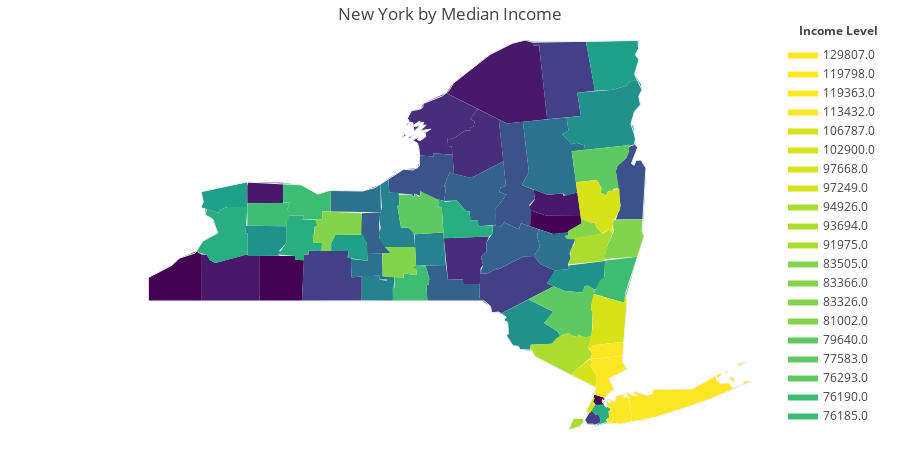

This figure's notebook cell:
### Markdown cell above
# `Distribution of Income by State`

### Code cell
state = 'New York'
df_map = df[df['Location'].str.contains(state)]


fig = ff.create_choropleth(fips=df_map.fips,
    scope=[state],
    values=df_map.median_family_income,
    show_state_data=True,
    show_hover = True,
    title_text = f'{state} by Median Income',
    legend_title = 'Income Level')

fig.layout.template=None
    
fig.show()

### Figure 1 — Plotly figure (JSON) as saved in the notebook; plotly's stock layout.template omitted (floating-point values rounded to 4 significant figures; data arrays with more than 128 entries replaced by an {"elided": "..."} marker saying what was removed)
{"data": [{"fill": "toself", "fillcolor": "rgb(68, 1, 84)", "hoverinfo": "none", "line": {"color": "rgb(0, 0, 0)", "width": 0}, "mode": "lines", "name": "43998.0", "type": "scatter", "x": [-73.77, -73.77, -73.77, -73.77, -73.77, null, -73.93, -73.92, -73.78, -73.78, -73.82, -73.79, -73.89, -73.93, null], "y": [40.86, 40.86, 40.84, 40.85, 40.86, null, 40.83, 40.92, 40.88, 40.84, 40.85, 40.8, 40.79, 40.83, null]}, {"fill": "toself", "fillcolor": "rgb(68, 1, 84)", "hoverinfo": "none", "line": {"color": "rgb(0, 0, 0)", "width": 0}, "mode": "lines", "name": "56427.0", "type": "scatter", "x": [-74.76, -74.76, -74.54, -74.1, -74.08, -74.29, -74.45, -74.76, -74.76, null], "y": [42.89, 43.05, 42.99, 42.98, 42.9, 42.78, 42.77, 42.86, 42.89, null]}, {"fill": "toself", "fillcolor": "rgb(68, 1, 84)", "hoverinfo": "none", "line": {"color": "rgb(0, 0, 0)", "width": 0}, "mode": "lines", "name": "57761.0", "type": "scatter", "x": [-78.31, -78.31, -77.84, -77.84, -77.72, -77.75, -78.31, -78.31, null], "y": [42.23, 42.52, 42.52, 42.47, 42.47, 42.0, 42.0, 42.23, null]}, {"fill": "toself", "fillcolor": "rgb(68, 1, 84)", "hoverinfo": "none", "line": {"color": "rgb(0, 0, 0)", "width": 0}, "mode": "lines", "name": "58927.0", "type": "scatter", "x": [-79.76, -79.76, -79.45, -79.35, -79.14, -79.06, -79.06, -79.76, -79.76, null], "y": [42.24, 42.27, 42.41, 42.49, 42.57, 42.54, 42.0, 42.0, 42.24, null]}, {"fill": "toself", "fillcolor": "rgb(72, 24, 106)", "hoverinfo": "none", "line": {"color": "rgb(0, 0, 0)", "width": 0}, "mode": "lines", "name": "59384.0", "type": "scatter", "x": [-78.47, -78.45, -78.0, -78.0, -78.47, -78.47, null], "y": [43.33, 43.37, 43.37, 43.13, 43.13, 43.33, null]}, {"fill": "toself", "fillcolor": "rgb(72, 24, 106)", "hoverinfo": "none", "line": {"color": "rgb(0, 0, 0)", "width": 0}, "mode": "lines", "name": "59547.0", "type": "scatter", "x": [-79.06, -79.06, -79.0, -78.96, -78.88, -78.49, -78.31, -78.31, -79.06, -79.06, null], "y": [42.08, 42.54, 42.53, 42.47, 42.44, 42.53, 42.52, 42.0, 42.0, 42.08, null]}, {"fill": "toself", "fillcolor": "rgb(72, 24, 106)", "hoverinfo": "none", "line": {"color": "rgb(0, 0, 0)", "width": 0}, "mode": "lines", "name": "60146.0", "type": "scatter", "x": [-75.86, -75.77, -75.31, -74.99, -74.8, -74.73, -74.72, -74.64, -74.54, -75.06, -75.86, null], "y": [44.4, 44.52, 44.84, 44.98, 45.01, 44.99, 44.95, 44.95, 44.1, 44.05, 44.4, null]}, {"fill": "toself", "fillcolor": "rgb(72, 24, 106)", "hoverinfo": "none", "line": {"color": "rgb(0, 0, 0)", "width": 0}, "mode": "lines", "name": "60973.0", "type": "scatter", "x": [-74.77, -74.7, -74.71, -74.53, -74.33, -74.32, -74.14, -74.1, -74.54, -74.76, -74.77, null], "y": [43.08, 43.17, 43.29, 43.23, 43.24, 43.21, 43.25, 42.98, 42.99, 43.05, 43.08, null]}, {"fill": "toself", "fillcolor": "rgb(71, 45, 123)", "hoverinfo": "none", "line": {"color": "rgb(0, 0, 0)", "width": 0}, "mode": "lines", "name": "61186.0", "type": "scatter", "x": [-75.89, -75.3, -75.33, -75.33, -75.4, -75.37, -75.41, -75.42, -75.64, -75.64, -75.84, -75.89, null], "y": [42.72, 42.74, 42.67, 42.57, 42.51, 42.42, 42.38, 42.2, 42.2, 42.25, 42.24, 42.72, null]}, {"fill": "toself", "fillcolor": "rgb(71, 45, 123)", "hoverinfo": "none", "line": {"color": "rgb(0, 0, 0)", "width": 0}, "mode": "lines", "name": "61202.0", "type": "scatter", "x": [-75.85, -75.84, -75.76, -75.6, -75.54, -75.55, -75.5, -75.48, -75.55, -75.45, -75.17, -75.11, -75.53, -75.76, -75.79, -75.85, -75.85, null], "y": [43.82, 43.88, 43.88, 43.97, 43.97, 44.01, 44.01, 44.07, 44.1, 44.22, 44.1, 43.62, 43.42, 43.47, 43.79, 43.79, 43.82, null]}, {"fill": "toself", "fillcolor": "rgb(71, 45, 123)", "hoverinfo": "none", "line": {"color": "rgb(0, 0, 0)", "width": 0}, "mode": "lines", "name": "61483.0", "type": "scatter", "x": [-76.15, -76.14, -76.14, -76.14, -76.15, null, -76.19, -76.17, -76.17, -76.18, -76.19, null, -76.34, -76.33, -76.32, -76.32, -76.34, null, -76.36, -76.35, -76.3, -76.33, -76.36, null, -76.37, -76.31, -76.19, -76.16, -75.86, -75.45, -75.55, -75.48, -75.5, -75.55, -75.54, -75.6, -75.76, -75.84, -75.85, -75.79, -75.77, -76.03, -76.02, -76.2, -76.23, -76.3, -76.21, -76.24, -76.2, -76.13, -76.13, -76.06, -76.2, -76.12, -76.17, -76.16, -76.21, -76.2, -76.27, -76.28, -76.2, -76.28, -76.3, -76.36, -76.34, -76.37, null, -76.37, -76.37, -76.36, -76.37, -76.37, null, -76.38, -76.37, -76.34, -76.36, -76.38, null, -76.4, -76.39, -76.39, -76.4, -76.4, null, -76.45, -76.41, -76.38, -76.4, -76.45, null], "y": [43.94, 43.94, 43.94, 43.94, 43.94, null, 44.01, 44.02, 44.02, 44.02, 44.01, null, 44.03, 44.04, 44.05, 44.03, 44.03, null, 43.88, 43.89, 43.92, 43.88, 43.88, null, 44.1, 44.2, 44.22, 44.28, 44.4, 44.22, 44.1, 44.07, 44.01, 44.01, 43.97, 43.97, 43.88, 43.88, 43.79, 43.79, 43.69, 43.71, 43.67, 43.68, 43.82, 43.86, 43.9, 43.86, 43.85, 43.9, 43.95, 43.99, 43.97, 44.03, 44.03, 44.06, 44.06, 44.08, 44.04, 44.02, 44.03, 43.96, 44.06, 44.07, 44.09, 44.1, null, 43.87, 43.88, 43.88, 43.88, 43.87, null, 44.04, 44.05, 44.05, 44.03, 44.04, null, 43.88, 43.89, 43.89, 43.88, 43.88, null, 43.89, 43.92, 43.92, 43.9, 43.89, null]}, {"fill": "toself", "fillcolor": "rgb(66, 64, 134)", "hoverinfo": "none", "line": {"color": "rgb(0, 0, 0)", "width": 0}, "mode": "lines", "name": "61863.0", "type": "scatter", "x": [-75.42, -75.42, -75.31, -75.19, -75.2, -74.84, -74.71, -74.62, -74.43, -74.54, -74.45, -75.15, -75.17, -75.26, -75.28, -75.4, -75.42, null], "y": [42.06, 42.31, 42.32, 42.38, 42.36, 42.51, 42.52, 42.42, 42.35, 42.2, 42.17, 41.85, 41.87, 41.86, 41.94, 42.01, 42.06, null]}, {"fill": "toself", "fillcolor": "rgb(66, 64, 134)", "hoverinfo": "none", "line": {"color": "rgb(0, 0, 0)", "width": 0}, "mode": "lines", "name": "63212.0", "type": "scatter", "x": [-77.75, -77.72, -77.66, -77.66, -77.14, -77.15, -77.11, -77.1, -76.97, -76.97, -77.75, -77.75, null], "y": [42.03, 42.54, 42.54, 42.58, 42.58, 42.5, 42.51, 42.27, 42.28, 42.0, 42.0, 42.03, null]}, {"fill": "toself", "fillcolor": "rgb(66, 64, 134)", "hoverinfo": "none", "line": {"color": "rgb(0, 0, 0)", "width": 0}, "mode": "lines", "name": "63530.0", "type": "scatter", "x": [-74.73, -74.03, -73.91, -74.14, -74.09, -74.54, -74.64, -74.72, -74.73, null], "y": [44.99, 45.0, 44.43, 44.41, 44.14, 44.1, 44.95, 44.95, 44.99, null]}, {"fill": "toself", "fillcolor": "rgb(66, 64, 134)", "hoverinfo": "none", "line": {"color": "rgb(0, 0, 0)", "width": 0}, "mode": "lines", "name": "63925.0", "type": "scatter", "x": [-74.04, -73.96, -73.9, -73.87, -73.83, -73.85, -73.93, -74.01, -74.04, null], "y": [40.63, 40.74, 40.68, 40.7, 40.63, 40.59, 40.57, 40.57, 40.63, null]}, {"fill": "toself", "fillcolor": "rgb(59, 82, 139)", "hoverinfo": "none", "line": {"color": "rgb(0, 0, 0)", "width": 0}, "mode": "lines", "name": "64563.0", "type": "scatter", "x": [-76.62, -76.42, -76.23, -76.2, -76.02, -76.03, -75.77, -75.76, -75.81, -75.89, -75.86, -75.88, -76.08, -76.2, -76.2, -76.27, -76.28, -76.31, -76.61, -76.62, null], "y": [43.42, 43.52, 43.53, 43.68, 43.67, 43.71, 43.69, 43.47, 43.48, 43.33, 43.32, 43.16, 43.2, 43.27, 43.21, 43.24, 43.2, 43.23, 43.25, 43.42, null]}, {"fill": "toself", "fillcolor": "rgb(59, 82, 139)", "hoverinfo": "none", "line": {"color": "rgb(0, 0, 0)", "width": 0}, "mode": "lines", "name": "65182.0", "type": "scatter", "x": [-73.64, -73.61, -73.49, -73.47, -73.38, -73.35, -73.43, -73.4, -73.37, -73.31, -73.24, -73.27, -73.64, -73.57, -73.64, null], "y": [43.5, 43.56, 43.65, 43.78, 43.81, 43.77, 43.59, 43.57, 43.62, 43.63, 43.53, 42.94, 42.94, 43.1, 43.5, null]}, {"fill": "toself", "fillcolor": "rgb(59, 82, 139)", "hoverinfo": "none", "line": {"color": "rgb(0, 0, 0)", "width": 0}, "mode": "lines", "name": "65612.0", "type": "scatter", "x": [-75.22, -75.07, -75.16, -75.15, -75.08, -75.17, -75.06, -74.85, -74.78, -74.87, -74.71, -74.7, -74.77, -74.74, -74.76, -74.88, -74.91, -75.1, -75.14, -75.21, -75.22, null], "y": [43.05, 43.23, 43.26, 43.3, 43.33, 44.1, 44.05, 44.07, 43.49, 43.34, 43.29, 43.18, 43.11, 43.01, 42.86, 42.9, 42.82, 42.91, 42.86, 42.86, 43.05, null]}, {"fill": "toself", "fillcolor": "rgb(51, 99, 141)", "hoverinfo": "none", "line": {"color": "rgb(0, 0, 0)", "width": 0}, "mode": "lines", "name": "66399.0", "type": "scatter", "x": [-75.42, -75.37, -75.4, -75.33, -75.33, -75.25, -75.24, -75.14, -75.1, -74.91, -74.88, -74.65, -74.67, -74.63, -74.71, -74.84, -75.2, -75.19, -75.31, -75.42, null], "y": [42.31, 42.41, 42.51, 42.57, 42.67, 42.79, 42.88, 42.86, 42.91, 42.82, 42.9, 42.83, 42.75, 42.63, 42.52, 42.51, 42.36, 42.38, 42.32, 42.31, null]}, {"fill": "toself", "fillcolor": "rgb(51, 99, 141)", "hoverinfo": "none", "line": {"color": "rgb(0, 0, 0)", "width": 0}, "mode": "lines", "name": "67208.0", "type": "scatter", "x": [-76.98, -76.96, -76.71, -76.74, -76.73, -76.59, -76.9, -76.9, -76.98, -76.98, null], "y": [42.86, 43.01, 43.02, 42.95, 42.72, 42.55, 42.54, 42.66, 42.77, 42.86, null]}, {"fill": "toself", "fillcolor": "rgb(51, 99, 141)", "hoverinfo": "none", "line": {"color": "rgb(0, 0, 0)", "width": 0}, "mode": "lines", "name": "67342.0", "type": "scatter", "x": [-76.13, -75.86, -75.84, -75.64, -75.64, -75.42, -75.42, -75.36, -76.11, -76.12, -76.09, -76.08, -76.13, null], "y": [42.41, 42.42, 42.24, 42.25, 42.2, 42.2, 42.04, 42.0, 42.0, 42.19, 42.19, 42.26, 42.41, null]}, {"fill": "toself", "fillcolor": "rgb(51, 99, 141)", "hoverinfo": "none", "line": {"color": "rgb(0, 0, 0)", "width": 0}, "mode": "lines", "name": "67773.0", "type": "scatter", "x": [-75.89, -75.81, -75.53, -75.11, -75.08, -75.15, -75.16, -75.07, -75.22, -75.2, -75.44, -75.44, -75.54, -75.55, -75.6, -75.72, -75.88, -75.86, -75.89, null], "y": [43.33, 43.48, 43.42, 43.62, 43.33, 43.3, 43.26, 43.23, 43.05, 42.88, 42.86, 42.93, 42.93, 43.04, 43.04, 43.16, 43.16, 43.32, 43.33, null]}, {"fill": "toself", "fillcolor": "rgb(44, 114, 142)", "hoverinfo": "none", "line": {"color": "rgb(0, 0, 0)", "width": 0}, "mode": "lines", "name": "67777.0", "type": "scatter", "x": [-77.38, -76.95, -76.72, -76.71, -77.37, -77.38, null], "y": [43.28, 43.27, 43.34, 43.02, 43.03, 43.28, null]}, {"fill": "toself", "fillcolor": "rgb(44, 114, 142)", "hoverinfo": "none", "line": {"color": "rgb(0, 0, 0)", "width": 0}, "mode": "lines", "name": "67979.0", "type": "scatter", "x": [-74.71, -74.63, -74.67, -74.65, -74.45, -74.26, -74.26, -74.31, -74.27, -74.16, -74.24, -74.23, -74.26, -74.24, -74.28, -74.44, -74.62, -74.71, null], "y": [42.52, 42.63, 42.75, 42.83, 42.77, 42.8, 42.76, 42.75, 42.71, 42.72, 42.55, 42.5, 42.42, 42.38, 42.36, 42.36, 42.42, 42.52, null]}, {"fill": "toself", "fillcolor": "rgb(44, 114, 142)", "hoverinfo": "none", "line": {"color": "rgb(0, 0, 0)", "width": 0}, "mode": "lines", "name": "68250.0", "type": "scatter", "x": [-74.87, -74.78, -74.85, -74.28, -74.26, -74.34, -74.21, -74.15, -74.05, -74.06, -74.21, -74.14, -74.29, -74.33, -74.53, -74.87, null], "y": [43.34, 43.49, 44.07, 44.12, 43.97, 43.93, 43.81, 43.83, 43.8, 43.74, 43.73, 43.25, 43.22, 43.24, 43.23, 43.34, null]}, {"fill": "toself", "fillcolor": "rgb(44, 114, 142)", "hoverinfo": "none", "line": {"color": "rgb(0, 0, 0)", "width": 0}, "mode": "lines", "name": "68400.0", "type": "scatter", "x": [-77.11, -76.89, -76.9, -76.7, -76.69, -76.62, -76.62, -76.73, -76.73, -77.1, -77.11, null], "y": [42.48, 42.46, 42.54, 42.55, 42.28, 42.28, 42.25, 42.25, 42.29, 42.27, 42.48, null]}, {"fill": "toself", "fillcolor": "rgb(38, 130, 142)", "hoverinfo": "none", "line": {"color": "rgb(0, 0, 0)", "width": 0}, "mode": "lines", "name": "68737.0", "type": "scatter", "x": [-76.97, -76.96, -76.73, -76.73, -76.64, -76.62, -76.54, -76.56, -76.97, -76.97, null], "y": [42.14, 42.29, 42.29, 42.25, 42.23, 42.28, 42.28, 42.0, 42.0, 42.14, null]}, {"fill": "toself", "fillcolor": "rgb(38, 130, 142)", "hoverinfo": "none", "line": {"color": "rgb(0, 0, 0)", "width": 0}, "mode": "lines", "name": "69068.0", "type": "scatter", "x": [-76.27, -75.9, -75.86, -76.25, -76.27, null], "y": [42.77, 42.79, 42.42, 42.41, 42.77, null]}, {"fill": "toself", "fillcolor": "rgb(38, 130, 142)", "hoverinfo": "none", "line": {"color": "rgb(0, 0, 0)", "width": 0}, "mode": "lines", "name": "69112.0", "type": "scatter", "x": [-76.74, -76.72, -76.74, -76.7, -76.72, -76.62, -76.61, -76.48, -76.47, -76.5, -76.45, -76.36, -76.29, -76.27, -76.67, -76.73, -76.74, null], "y": [42.79, 42.84, 42.95, 43.08, 43.34, 43.42, 43.25, 43.26, 43.1, 43.1, 42.85, 42.85, 42.79, 42.62, 42.62, 42.71, 42.79, null]}, {"fill": "toself", "fillcolor": "rgb(33, 145, 140)", "hoverinfo": "none", "line": {"color": "rgb(0, 0, 0)", "width": 0}, "mode": "lines", "name": "69266.0", "type": "scatter", "x": [-74.34, -74.26, -74.28, -74.09, -74.14, -73.67, -73.5, -73.46, -73.34, -73.31, -73.29, -73.33, -73.31, -73.39, -73.44, -73.41, -73.38, -74.06, -74.05, -74.15, -74.21, -74.34, null], "y": [43.93, 43.97, 44.12, 44.14, 44.41, 44.44, 44.49, 44.54, 44.55, 44.5, 44.44, 44.36, 44.27, 44.19, 44.05, 44.02, 43.81, 43.74, 43.8, 43.83, 43.81, 43.93, null]}, {"fill": "toself", "fillcolor": "rgb(33, 145, 140)", "hoverinfo": "none", "line": {"color": "rgb(0, 0, 0)", "width": 0}, "mode": "lines", "name": "69770.0", "type": "scatter", "x": [-75.15, -74.78, -74.45, -74.58, -74.4, -74.36, -74.48, -74.75, -74.76, -74.89, -74.91, -74.98, -75.07, -75.04, -75.05, -75.1, -75.07, -75.15, null], "y": [41.85, 42.02, 41.88, 41.75, 41.64, 41.59, 41.5, 41.49, 41.42, 41.44, 41.48, 41.48, 41.61, 41.62, 41.75, 41.77, 41.81, 41.85, null]}, {"fill": "toself", "fillcolor": "rgb(33, 145, 140)", "hoverinfo": "none", "line": {"color": "rgb(0, 0, 0)", "width": 0}, "mode": "lines", "name": "69951.0", "type": "scatter", "x": [-78.49, -78.49, -77.95, -77.96, -78.05, -78.03, -78.06, -78.04, -78.46, -78.46, -78.49, null], "y": [42.78, 42.87, 42.86, 42.67, 42.58, 42.57, 42.54, 42.52, 42.52, 42.78, 42.78, null]}, {"fill": "toself", "fillcolor": "rgb(33, 145, 140)", "hoverinfo": "none", "line": {"color": "rgb(0, 0, 0)", "width": 0}, "mode": "lines", "name": "70062.0", "type": "scatter", "x": [-74.51, -74.44, -74.28, -74.24, -74.25, -73.84, -73.78, -73.78, -73.79, -73.91, -74.0, -74.04, -74.07, -74.31, -74.54, -74.51, null], "y": [42.24, 42.36, 42.36, 42.38, 42.41, 42.46, 42.46, 42.46, 42.27, 42.13, 42.18, 42.17, 42.1, 42.11, 42.2, 42.24, null]}, {"fill": "toself", "fillcolor": "rgb(31, 160, 136)", "hoverinfo": "none", "line": {"color": "rgb(0, 0, 0)", "width": 0}, "mode": "lines", "name": "70470.0", "type": "scatter", "x": [-74.03, -73.34, -73.34, -73.38, -73.33, -73.39, -73.34, -73.46, -73.5, -73.67, -73.91, -74.03, null], "y": [45.0, 45.01, 44.92, 44.85, 44.79, 44.62, 44.55, 44.54, 44.49, 44.44, 44.43, 45.0, null]}, {"fill": "toself", "fillcolor": "rgb(31, 160, 136)", "hoverinfo": "none", "line": {"color": "rgb(0, 0, 0)", "width": 0}, "mode": "lines", "name": "70643.0", "type": "scatter", "x": [-77.37, -77.31, -76.95, -76.9, -76.89, -77.14, -77.14, -77.37, -77.37, null], "y": [42.67, 42.76, 42.76, 42.66, 42.46, 42.49, 42.58, 42.58, 42.67, null]}, {"fill": "toself", "fillcolor": "rgb(31, 160, 136)", "hoverinfo": "none", "line": {"color": "rgb(0, 0, 0)", "width": 0}, "mode": "lines", "name": "71366.0", "type": "scatter", "x": [-79.08, -79.04, -79.07, -78.47, -78.47, -78.73, -78.83, -78.84, -79.08, null], "y": [43.08, 43.14, 43.26, 43.37, 43.08, 43.09, 43.05, 43.02, 43.08, null]}, {"fill": "toself", "fillcolor": "rgb(40, 174, 128)", "hoverinfo": "none", "line": {"color": "rgb(0, 0, 0)", "width": 0}, "mode": "lines", "name": "72230.0", "type": "scatter", "x": [-78.06, -77.96, -77.96, -77.91, -77.73, -77.73, -77.76, -77.57, -77.55, -77.59, -77.6, -77.49, -77.49, -77.66, -77.66, -77.72, -77.72, -77.84, -77.84, -78.06, null], "y": [42.54, 42.67, 42.91, 42.99, 42.99, 42.95, 42.94, 42.94, 42.87, 42.85, 42.67, 42.67, 42.58, 42.58, 42.54, 42.54, 42.47, 42.47, 42.52, 42.54, null]}, {"fill": "toself", "fillcolor": "rgb(40, 174, 128)", "hoverinfo": "none", "line": {"color": "rgb(0, 0, 0)", "width": 0}, "mode": "lines", "name": "73004.0", "type": "scatter", "x": [-73.96, -73.91, -73.82, -73.7, -73.73, -73.72, -73.77, -73.74, -73.94, -73.85, -73.83, -73.87, -73.9, -73.96, null], "y": [40.74, 40.8, 40.81, 40.75, 40.72, 40.65, 40.62, 40.59, 40.54, 40.59, 40.63, 40.7, 40.68, 40.74, null]}, {"fill": "toself", "fillcolor": "rgb(40, 174, 128)", "hoverinfo": "none", "line": {"color": "rgb(0, 0, 0)", "width": 0}, "mode": "lines", "name": "73102.0", "type": "scatter", "x": [-75.99, -75.87, -75.72, -75.6, -75.55, -75.54, -75.44, -75.44, -75.25, -75.25, -75.3, -75.89, -75.92, -75.98, -75.95, -75.99, null], "y": [43.19, 43.15, 43.16, 43.04, 43.04, 42.93, 42.93, 42.86, 42.87, 42.79, 42.74, 42.72, 43.09, 43.09, 43.13, 43.19, null]}, {"fill": "toself", "fillcolor": "rgb(40, 174, 128)", "hoverinfo": "none", "line": {"color": "rgb(0, 0, 0)", "width": 0}, "mode": "lines", "name": "75121.0", "type": "scatter", "x": [-79.14, -79.05, -78.85, -78.92, -79.02, -79.02, -78.84, -78.83, -78.73, -78.46, -78.49, -78.46, -78.46, -78.88, -78.96, -79.0, -79.14, null], "y": [42.57, 42.69, 42.78, 42.95, 42.99, 43.07, 43.02, 43.05, 43.09, 43.09, 42.78, 42.78, 42.54, 42.44, 42.47, 42.53, 42.57, null]}, {"fill": "toself", "fillcolor": "rgb(63, 188, 115)", "hoverinfo": "none", "line": {"color": "rgb(0, 0, 0)", "width": 0}, "mode": "lines", "name": "75333.0", "type": "scatter", "x": [-76.56, -76.54, -76.54, -76.42, -76.42, -76.25, -76.24, -76.3, -76.29, -76.12, -76.08, -76.09, -76.12, -76.11, -76.56, -76.56, null], "y": [42.15, 42.16, 42.28, 42.26, 42.32, 42.3, 42.36, 42.38, 42.41, 42.4, 42.26, 42.19, 42.19, 42.0, 42.0, 42.15, null]}, {"fill": "toself", "fillcolor": "rgb(63, 188, 115)", "hoverinfo": "none", "line": {"color": "rgb(0, 0, 0)", "width": 0}, "mode": "lines", "name": "75969.0", "type": "scatter", "x": [-78.47, -77.91, -77.95, -77.9, -77.91, -77.96, -77.95, -78.46, -78.47, null], "y": [43.13, 43.13, 43.04, 43.04, 42.95, 42.91, 42.86, 42.87, 43.13, null]}, {"fill": "toself", "fillcolor": "rgb(63, 188, 115)", "hoverinfo": "none", "line": {"color": "rgb(0, 0, 0)", "width": 0}, "mode": "lines", "name": "76185.0", "type": "scatter", "x": [-78.0, -78.0, -77.76, -77.55, -77.38, -77.37, -77.49, -77.48, -77.76, -77.73, -77.73, -77.91, -77.9, -77.95, -77.91, -78.0, null], "y": [43.14, 43.37, 43.34, 43.24, 43.28, 43.03, 43.03, 42.94, 42.94, 42.95, 42.99, 42.99, 43.04, 43.04, 43.13, 43.14, null]}, {"fill": "toself", "fillcolor": "rgb(63, 188, 115)", "hoverinfo": "none", "line": {"color": "rgb(0, 0, 0)", "width": 0}, "mode": "lines", "name": "76190.0", "type": "scatter", "x": [-73.93, -73.85, -73.78, -73.78, -73.35, -73.53, -73.93, null], "y": [42.08, 42.23, 42.28, 42.46, 42.51, 41.98, 42.08, null]}, {"fill": "toself", "fillcolor": "rgb(94, 201, 98)", "hoverinfo": "none", "line": {"color": "rgb(0, 0, 0)", "width": 0}, "mode": "lines", "name": "76293.0", "type": "scatter", "x": [-74.21, -73.5, -73.44, -73.47, -73.46, -73.49, -73.61, -73.64, -73.59, -73.67, -73.67, -73.73, -73.77, -73.83, -73.82, -73.88, -74.16, -74.21, null], "y": [43.73, 43.8, 43.8, 43.78, 43.73, 43.65, 43.56, 43.5, 43.31, 43.29, 43.26, 43.27, 43.22, 43.25, 43.3, 43.4, 43.37, 43.73, null]}, {"fill": "toself", "fillcolor": "rgb(94, 201, 98)", "hoverinfo": "none", "line": {"color": "rgb(0, 0, 0)", "width": 0}, "mode": "lines", "name": "77583.0", "type": "scatter", "x": [-76.5, -76.47, -76.48, -76.31, -76.28, -76.27, -76.22, -76.19, -76.2, -75.99, -75.95, -75.98, -75.92, -75.9, -76.27, -76.36, -76.45, -76.5, null], "y": [43.1, 43.1, 43.23, 43.23, 43.2, 43.24, 43.2, 43.22, 43.27, 43.18, 43.13, 43.09, 43.09, 42.79, 42.77, 42.85, 42.85, 43.1, null]}, {"fill": "toself", "fillcolor": "rgb(94, 201, 98)", "hoverinfo": "none", "line": {"color": "rgb(0, 0, 0)", "width": 0}, "mode": "lines", "name": "79640.0", "type": "scatter", "x": [-74.78, -74.45, -74.31, -74.07, -74.04, -74.0, -73.91, -73.96, -73.94, -73.95, -74.05, -74.13, -74.13, -74.19, -74.26, -74.37, -74.4, -74.58, -74.45, -74.78, null], "y": [42.02, 42.17, 42.11, 42.1, 42.17, 42.18, 42.13, 41.91, 41.87, 41.59, 41.58, 41.62, 41.58, 41.59, 41.63, 41.59, 41.64, 41.75, 41.88, 42.02, null]}, {"fill": "toself", "fillcolor": "rgb(132, 212, 75)", "hoverinfo": "none", "line": {"color": "rgb(0, 0, 0)", "width": 0}, "mode": "lines", "name": "81002.0", "type": "scatter", "x": [-77.61, -77.59, -77.59, -77.55, -77.58, -77.48, -77.49, -76.96, -76.97, -77.31, -77.37, -77.37, -77.49, -77.49, -77.6, -77.61, null], "y": [42.76, 42.76, 42.85, 42.87, 42.94, 42.94, 43.03, 43.01, 42.76, 42.76, 42.67, 42.58, 42.58, 42.67, 42.67, 42.76, null]}, {"fill": "toself", "fillcolor": "rgb(132, 212, 75)", "hoverinfo": "none", "line": {"color": "rgb(0, 0, 0)", "width": 0}, "mode": "lines", "name": "83326.0", "type": "scatter", "x": [-76.7, -76.59, -76.67, -76.27, -76.25, -76.3, -76.24, -76.25, -76.42, -76.42, -76.69, -76.7, null], "y": [42.55, 42.55, 42.62, 42.62, 42.41, 42.39, 42.36, 42.3, 42.32, 42.26, 42.28, 42.55, null]}, {"fill": "toself", "fillcolor": "rgb(132, 212, 75)", "hoverinfo": "none", "line": {"color": "rgb(0, 0, 0)", "width": 0}, "mode": "lines", "name": "83366.0", "type": "scatter", "x": [-74.31, -74.25, -74.26, -74.08, -74.09, -73.96, -73.9, -73.9, -73.81, -74.2, -74.27, -74.31, null], "y": [42.75, 42.76, 42.81, 42.9, 42.96, 42.9, 42.91, 42.85, 42.78, 42.71, 42.71, 42.75, null]}, {"fill": "toself", "fillcolor": "rgb(132, 212, 75)", "hoverinfo": "none", "line": {"color": "rgb(0, 0, 0)", "width": 0}, "mode": "lines", "name": "83505.0", "type": "scatter", "x": [-73.79, -73.76, -73.66, -73.68, -73.66, -73.27, -73.29, -73.26, -73.35, -73.79, null], "y": [42.48, 42.61, 42.81, 42.89, 42.93, 42.94, 42.8, 42.75, 42.51, 42.48, null]}, {"fill": "toself", "fillcolor": "rgb(173, 220, 48)", "hoverinfo": "none", "line": {"color": "rgb(0, 0, 0)", "width": 0}, "mode": "lines", "name": "91975.0", "type": "scatter", "x": [-74.26, -74.23, -74.23, -74.17, -74.18, -73.81, -73.73, -73.68, -73.76, -73.78, -74.26, null], "y": [42.42, 42.5, 42.58, 42.67, 42.73, 42.78, 42.82, 42.78, 42.61, 42.46, 42.42, null]}, {"fill": "toself", "fillcolor": "rgb(173, 220, 48)", "hoverinfo": "none", "line": {"color": "rgb(0, 0, 0)", "width": 0}, "mode": "lines", "name": "93694.0", "type": "scatter", "x": [-74.76, -74.75, -74.48, -74.42, -74.26, -74.19, -74.13, -74.13, -74.05, -73.95, -74.0, -73.95, -73.96, -74.23, -74.7, -74.76, null], "y": [41.45, 41.49, 41.5, 41.57, 41.63, 41.59, 41.58, 41.62, 41.58, 41.59, 41.46, 41.4, 41.35, 41.14, 41.36, 41.45, null]}, {"fill": "toself", "fillcolor": "rgb(173, 220, 48)", "hoverinfo": "none", "line": {"color": "rgb(0, 0, 0)", "width": 0}, "mode": "lines", "name": "94926.0", "type": "scatter", "x": [-74.16, -74.16, -74.16, -74.16, -74.16, null, -74.26, -74.19, -74.07, -74.05, -74.11, -74.26, null], "y": [40.65, 40.64, 40.64, 40.64, 40.65, null, 40.51, 40.64, 40.64, 40.6, 40.55, 40.51, null]}, {"fill": "toself", "fillcolor": "rgb(216, 226, 25)", "hoverinfo": "none", "line": {"color": "rgb(0, 0, 0)", "width": 0}, "mode": "lines", "name": "97249.0", "type": "scatter", "x": [-74.0, -73.94, -73.94, -73.96, -73.93, -73.53, -73.52, -73.49, -73.53, -73.93, -73.98, -74.0, null], "y": [41.46, 41.68, 41.87, 41.91, 42.08, 41.98, 42.05, 42.05, 41.53, 41.49, 41.44, 41.46, null]}, {"fill": "toself", "fillcolor": "rgb(216, 226, 25)", "hoverinfo": "none", "line": {"color": "rgb(0, 0, 0)", "width": 0}, "mode": "lines", "name": "97668.0", "type": "scatter", "x": [-74.16, -73.88, -73.82, -73.83, -73.77, -73.73, -73.59, -73.58, -73.68, -73.68, -73.73, -73.82, -73.9, -73.9, -73.96, -74.09, -74.16, null], "y": [43.37, 43.4, 43.3, 43.25, 43.22, 43.27, 43.3, 43.06, 42.9, 42.78, 42.82, 42.78, 42.85, 42.91, 42.9, 42.96, 43.37, null]}, {"fill": "toself", "fillcolor": "rgb(216, 226, 25)", "hoverinfo": "none", "line": {"color": "rgb(0, 0, 0)", "width": 0}, "mode": "lines", "name": "102900.0", "type": "scatter", "x": [-74.0, -74.0, -74.0, -74.0, null, -74.0, -74.0, -74.0, -74.0, -74.0, null, -74.01, -74.0, -74.0, -74.0, -74.01, null, -74.01, -74.01, -74.01, -74.01, null, -74.02, -73.93, -73.91, -73.93, -73.91, -73.97, -74.02, null, -74.03, -74.02, -74.01, -74.01, -74.03, null, -74.05, -74.04, -74.04, -74.04, -74.05, null], "y": [40.7, 40.7, 40.7, 40.7, null, 40.7, 40.7, 40.7, 40.7, 40.7, null, 40.69, 40.7, 40.7, 40.69, 40.69, null, 40.69, 40.69, 40.68, 40.69, null, 40.71, 40.88, 40.88, 40.83, 40.79, 40.71, 40.71, null, 40.69, 40.69, 40.69, 40.69, 40.69, null, 40.69, 40.7, 40.7, 40.69, 40.69, null]}, {"fill": "toself", "fillcolor": "rgb(216, 226, 25)", "hoverinfo": "none", "line": {"color": "rgb(0, 0, 0)", "width": 0}, "mode": "lines", "name": "106787.0", "type": "scatter", "x": [-74.23, -73.98, -73.95, -73.97, -73.89, -73.89, -74.23, null], "y": [41.14, 41.32, 41.29, 41.25, 41.14, 41.0, 41.14, null]}, {"fill": "toself", "fillcolor": "rgb(253, 231, 37)", "hoverinfo": "none", "line": {"color": "rgb(0, 0, 0)", "width": 0}, "mode": "lines", "name": "113432.0", "type": "scatter", "x": [-72.04, -72.02, -71.92, -72.0, -72.04, null, -72.14, -72.13, -72.08, -72.09, -72.14, null, -72.21, -72.19, -72.16, -72.2, -72.21, null, -73.5, -73.49, -73.43, -73.36, -73.41, -73.39, -73.23, -73.15, -73.16, -73.12, -72.64, -72.28, -72.23, -72.29, -72.33, -72.32, -72.26, -72.15, -72.1, -71.96, -71.96, -71.86, -72.47, -73.26, -73.42, -73.46, -73.5, null], "y": [41.25, 41.28, 41.29, 41.25, 41.25, null, 41.1, 41.12, 41.1, 41.06, 41.1, null, 41.18, 41.19, 41.19, 41.16, 41.18, null, 40.92, 40.95, 40.91, 40.91, 40.92, 40.96, 40.91, 40.93, 40.97, 40.98, 40.98, 41.16, 41.16, 41.11, 41.13, 41.09, 41.04, 41.05, 40.99, 41.04, 41.07, 41.07, 40.84, 40.62, 40.61, 40.84, 40.92, null]}, {"fill": "toself", "fillcolor": "rgb(253, 231, 37)", "hoverinfo": "none", "line": {"color": "rgb(0, 0, 0)", "width": 0}, "mode": "lines", "name": "119363.0", "type": "scatter", "x": [-73.98, -73.95, -73.98, -73.93, -73.53, -73.54, -73.98, null], "y": [41.32, 41.4, 41.44, 41.49, 41.53, 41.37, 41.32, null]}, {"fill": "toself", "fillcolor": "rgb(253, 231, 37)", "hoverinfo": "none", "line": {"color": "rgb(0, 0, 0)", "width": 0}, "mode": "lines", "name": "119798.0", "type": "scatter", "x": [-73.77, -73.77, -73.77, -73.78, -73.77, null, -73.98, -73.54, -73.55, -73.48, -73.73, -73.66, -73.78, -73.92, -73.89, -73.97, -73.95, -73.98, null], "y": [40.88, 40.89, 40.88, 40.88, 40.88, null, 41.32, 41.37, 41.3, 41.21, 41.1, 40.98, 40.88, 40.92, 41.14, 41.25, 41.29, 41.32, null]}, {"fill": "toself", "fillcolor": "rgb(253, 231, 37)", "hoverinfo": "none", "line": {"color": "rgb(0, 0, 0)", "width": 0}, "mode": "lines", "name": "129807.0", "type": "scatter", "x": [-73.49, -73.49, -73.49, -73.49, null, -73.77, -73.72, -73.73, -73.7, -73.77, -73.75, -73.71, -73.73, -73.65, -73.63, -73.52, -73.54, -73.49, -73.46, -73.42, -73.57, -73.75, -73.74, -73.77, null], "y": [40.92, 40.92, 40.92, 40.92, null, 40.62, 40.65, 40.72, 40.74, 40.81, 40.84, 40.82, 40.87, 40.83, 40.9, 40.92, 40.88, 40.89, 40.87, 40.61, 40.58, 40.58, 40.6, 40.62, null]}, {"hoverinfo": "text", "legendgroup": "centroids", "marker": {"color": "white", "opacity": 0}, "mode": "markers", "name": "US Counties", "selected": {"marker": {"color": "white", "opacity": 1, "size": 3}}, "showlegend": false, "text": ["County: Richmond<br>State: New York<br>FIPS: 36085<br>Value: 94926.0", "County: Richmond<br>State: New York<br>FIPS: 36085<br>Value: 94926.0", "County: Westchester<br>State: New York<br>FIPS: 36119<br>Value: 119798.0", "County: Westchester<br>State: New York<br>FIPS: 36119<br>Value: 119798.0", "County: Bronx<br>State: New York<br>FIPS: 36005<br>Value: 43998.0", "County: Bronx<br>State: New York<br>FIPS: 36005<br>Value: 43998.0", "County: Suffolk<br>State: New York<br>FIPS: 36103<br>Value: 113432.0", "County: Suffolk<br>State: New York<br>FIPS: 36103<br>Value: 113432.0", "County: Suffolk<br>State: New York<br>FIPS: 36103<br>Value: 113432.0", "County: Suffolk<br>State: New York<br>FIPS: 36103<br>Value: 113432.0", "County: Jefferson<br>State: New York<br>FIPS: 36045<br>Value: 61483.0", "County: Jefferson<br>State: New York<br>FIPS: 36045<br>Value: 61483.0", "County: Jefferson<br>State: New York<br>FIPS: 36045<br>Value: 61483.0", "County: Jefferson<br>State: New York<br>FIPS: 36045<br>Value: 61483.0", "County: Jefferson<br>State: New York<br>FIPS: 36045<br>Value: 61483.0", "County: Jefferson<br>State: New York<br>FIPS: 36045<br>Value: 61483.0", "County: Jefferson<br>State: New York<br>FIPS: 36045<br>Value: 61483.0", "County: Jefferson<br>State: New York<br>FIPS: 36045<br>Value: 61483.0", "County: Jefferson<br>State: New York<br>FIPS: 36045<br>Value: 61483.0", "County: Nassau<br>State: New York<br>FIPS: 36059<br>Value: 129807.0", "County: Nassau<br>State: New York<br>FIPS: 36059<br>Value: 129807.0", "County: New York<br>State: New York<br>FIPS: 36061<br>Value: 102900.0", "County: New York<br>State: New York<br>FIPS: 36061<br>Value: 102900.0", "County: New York<br>State: New York<br>FIPS: 36061<br>Value: 102900.0", "County: New York<br>State: New York<br>FIPS: 36061<br>Value: 102900.0", "County: New York<br>State: New York<br>FIPS: 36061<br>Value: 102900.0", "County: New York<br>State: New York<br>FIPS: 36061<br>Value: 102900.0", "County: New York<br>State: New York<br>FIPS: 36061<br>Value: 102900.0", "County: Schoharie<br>State: New York<br>FIPS: 36095<br>Value: 67979.0", "County: Fulton<br>State: New York<br>FIPS: 36035<br>Value: 60973.0", "County: Rensselaer<br>State: New York<br>FIPS: 36083<br>Value: 83505.0", "County: Franklin<br>State: New York<br>FIPS: 36033<br>Value: 63530.0", "County: Queens<br>State: New York<br>FIPS: 36081<br>Value: 73004.0", "County: Washington<br>State: New York<br>FIPS: 36115<br>Value: 65182.0", "County: Cayuga<br>State: New York<br>FIPS: 36011<br>Value: 69112.0", "County: Rockland<br>State: New York<br>FIPS: 36087<br>Value: 106787.0", "County: Niagara<br>State: New York<br>FIPS: 36063<br>Value: 71366.0", "County: Essex<br>State: New York<br>FIPS: 36031<br>Value: 69266.0", "County: Schuyler<br>State: New York<br>FIPS: 36097<br>Value: 68400.0", "County: Chenango<br>State: New York<br>FIPS: 36017<br>Value: 61186.0", "County: Wyoming<br>State: New York<br>FIPS: 36121<br>Value: 69951.0", "County: Oswego<br>State: New York<br>FIPS: 36075<br>Value: 64563.0", "County: Wayne<br>State: New York<br>FIPS: 36117<br>Value: 67777.0", "County: Broome<br>State: New York<br>FIPS: 36007<br>Value: 67342.0", "County: Erie<br>State: New York<br>FIPS: 36029<br>Value: 75121.0", "County: Sullivan<br>State: New York<br>FIPS: 36105<br>Value: 69770.0", "County: Onondaga<br>State: New York<br>FIPS: 36067<br>Value: 77583.0", "County: Clinton<br>State: New York<br>FIPS: 36019<br>Value: 70470.0", "County: Seneca<br>State: New York<br>FIPS: 36099<br>Value: 67208.0", "County: Putnam<br>State: New York<br>FIPS: 36079<br>Value: 119363.0", "County: Herkimer<br>State: New York<br>FIPS: 36043<br>Value: 65612.0", "County: Ontario<br>State: New York<br>FIPS: 36069<br>Value: 81002.0", "County: Steuben<br>State: New York<br>FIPS: 36101<br>Value: 63212.0", "County: Hamilton<br>State: New York<br>FIPS: 36041<br>Value: 68250.0", "County: Chautauqua<br>State: New York<br>FIPS: 36013<br>Value: 58927.0", "County: Kings<br>State: New York<br>FIPS: 36047<br>Value: 63925.0", "County: Tioga<br>State: New York<br>FIPS: 36107<br>Value: 75333.0", "County: Orleans<br>State: New York<br>FIPS: 36073<br>Value: 59384.0", "County: Saratoga<br>State: New York<br>FIPS: 36091<br>Value: 97668.0", "County: Columbia<br>State: New York<br>FIPS: 36021<br>Value: 76190.0", "County: Lewis<br>State: New York<br>FIPS: 36049<br>Value: 61202.0", "County: Delaware<br>State: New York<br>FIPS: 36025<br>Value: 61863.0", "County: Montgomery<br>State: New York<br>FIPS: 36057<br>Value: 56427.0", "County: St. Lawrence<br>State: New York<br>FIPS: 36089<br>Value: 60146.0", "County: Tompkins<br>State: New York<br>FIPS: 36109<br>Value: 83326.0", "County: Warren<br>State: New York<br>FIPS: 36113<br>Value: 76293.0", "County: Cortland<br>State: New York<br>FIPS: 36023<br>Value: 69068.0", "County: Dutchess<br>State: New York<br>FIPS: 36027<br>Value: 97249.0", "County: Monroe<br>State: New York<br>FIPS: 36055<br>Value: 76185.0", "County: Oneida<br>State: New York<br>FIPS: 36065<br>Value: 67773.0", "County: Ulster<br>State: New York<br>FIPS: 36111<br>Value: 79640.0", "County: Chemung<br>State: New York<br>FIPS: 36015<br>Value: 68737.0", "County: Livingston<br>State: New York<br>FIPS: 36051<br>Value: 72230.0", "County: Otsego<br>State: New York<br>FIPS: 36077<br>Value: 66399.0", "County: Greene<br>State: New York<br>FIPS: 36039<br>Value: 70062.0", "County: Albany<br>State: New York<br>FIPS: 36001<br>Value: 91975.0", "County: Allegany<br>State: New York<br>FIPS: 36003<br>Value: 57761.0", "County: Cattaraugus<br>State: New York<br>FIPS: 36009<br>Value: 59547.0", "County: Madison<br>State: New York<br>FIPS: 36053<br>Value: 73102.0", "County: Schenectady<br>State: New York<br>FIPS: 36093<br>Value: 83366.0", "County: Genesee<br>State: New York<br>FIPS: 36037<br>Value: 75969.0", "County: Yates<br>State: New York<br>FIPS: 36123<br>Value: 70643.0", "County: Orange<br>State: New York<br>FIPS: 36071<br>Value: 93694.0"], "type": "scatter", "unselected": {"marker": {"opacity": 0}}, "x": [[-74.16], [-74.15], [-73.77], [-73.76], [-73.77], [-73.87], [-71.99], [-72.11], [-72.19], [-72.85], [-76.14], [-76.18], [-76.33], [-76.33], [-75.92], [-76.37], [-76.36], [-76.4], [-76.41], [-73.49], [-73.59], [-74.0], [-74.0], [-74.0], [-74.01], [-73.97], [-74.02], [-74.04], -74.44, -74.42, -73.51, -74.3, -73.82, -73.43, -76.55, -74.02, -78.75, -73.77, -76.88, -75.61, -78.22, -76.14, -77.03, -75.82, -78.73, -74.77, -76.19, -73.68, -76.82, -73.75, -74.96, -77.3, -77.38, -74.5, -79.37, -73.94, -76.31, -78.23, -73.86, -73.63, -75.45, -74.97, -74.44, -75.07, -76.47, -73.85, -76.07, -73.74, -77.7, -75.44, -74.26, -76.76, -77.78, -75.03, -74.12, -73.97, -78.03, -78.68, -75.67, -74.06, -78.19, -77.11, -74.31], "y": [[40.64], [40.58], [40.88], [41.16], [40.85], [40.85], [41.27], [41.09], [41.18], [40.87], [43.94], [44.02], [44.04], [43.89], [44.05], [43.88], [44.04], [43.89], [43.91], [40.92], [40.73], [40.7], [40.7], [40.69], [40.69], [40.78], [40.69], [40.69], 42.59, 43.11, 42.71, 44.59, 40.7, 43.31, 42.92, 41.15, 43.2, 44.12, 42.39, 42.49, 42.7, 43.43, 43.16, 42.16, 42.76, 41.72, 43.01, 44.75, 42.78, 41.43, 43.42, 42.85, 42.27, 43.66, 42.23, 40.64, 42.17, 43.25, 43.11, 42.25, 43.78, 42.2, 42.9, 44.5, 42.45, 43.56, 42.6, 41.77, 43.15, 43.24, 41.89, 42.14, 42.73, 42.63, 42.28, 42.6, 42.26, 42.25, 42.91, 42.82, 43.0, 42.63, 41.4]}, {"hoverinfo": "text", "legendgroup": "States", "line": {"color": "rgb(240, 240, 240)", "width": 1}, "mode": "lines", "showlegend": false, "type": "scatter", "x": {"elided": "251 float values"}, "y": {"elided": "251 float values"}}], "layout": {"annotations": [{"showarrow": false, "text": "<b>Income Level</b>", "x": 1, "xanchor": "right", "xref": "paper", "y": 1.05, "yref": "paper"}], "dragmode": "select", "height": 450, "hovermode": "closest", "legend": {"traceorder": "reversed", "x": 1, "xanchor": "right", "y": 1, "yanchor": "top"}, "margin": {"b": 20, "l": 20, "r": 20, "t": 40}, "title": {"text": "New York by Median Income"}, "width": 900, "xaxis": {"autorange": false, "fixedrange": true, "range": [-81.44, -70.17], "showgrid": false, "showticklabels": false, "zeroline": false}, "yaxis": {"autorange": false, "fixedrange": true, "range": [40.51, 45.02], "showgrid": false, "showticklabels": false, "zeroline": false}}}
